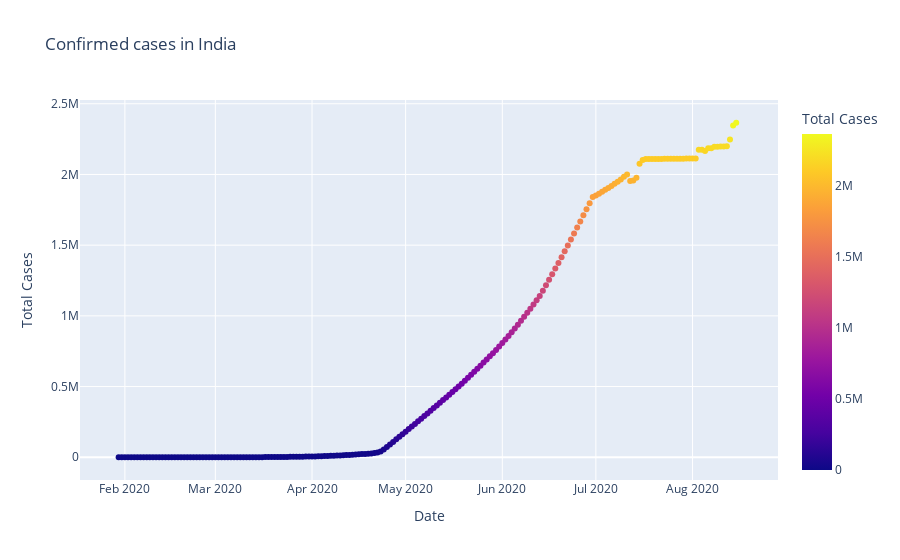

The cell this chart's notebook holds for it:
### Code cell
#plotly Express

fig=px.scatter(dbd_India,x="Date",y="Total Cases",color='Total Cases',title='Confirmed cases in India')
fig.show()

### Figure 1 — Plotly figure (JSON) as saved in the notebook; plotly's stock layout.template omitted (floating-point values rounded to 4 significant figures; data arrays with more than 128 entries replaced by an {"elided": "..."} marker saying what was removed)
{"data": [{"hovertemplate": "Date=%{x}<br>Total Cases=%{marker.color}<extra></extra>", "legendgroup": "", "marker": {"color": {"elided": "200 int values"}, "coloraxis": "coloraxis", "symbol": "circle"}, "mode": "markers", "name": "", "orientation": "v", "showlegend": false, "type": "scatter", "x": {"elided": "200 str values"}, "xaxis": "x", "y": {"elided": "200 int values"}, "yaxis": "y"}], "layout": {"coloraxis": {"colorbar": {"title": {"text": "Total Cases"}}, "colorscale": [[0, "#0d0887"], [0.1111, "#46039f"], [0.2222, "#7201a8"], [0.3333, "#9c179e"], [0.4444, "#bd3786"], [0.5556, "#d8576b"], [0.6667, "#ed7953"], [0.7778, "#fb9f3a"], [0.8889, "#fdca26"], [1, "#f0f921"]]}, "legend": {"tracegroupgap": 0}, "title": {"text": "Confirmed cases in India"}, "xaxis": {"anchor": "y", "domain": [0, 1], "title": {"text": "Date"}}, "yaxis": {"anchor": "x", "domain": [0, 1], "title": {"text": "Total Cases"}}}}
